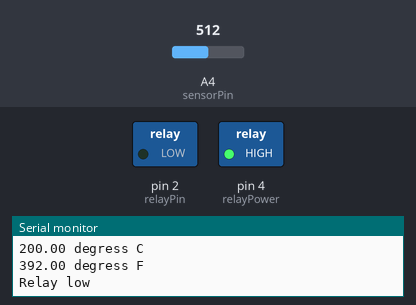
A sketch run on a simulated Arduino Uno, built with avr-gcc and run on an emulated ATmega328P. Parts: switched loads named in the sketch (green lamp = pin HIGH), the last lines printed to the serial monitor. Inputs (shaded band) come from the test bench; at power-on: A4 (sensorPin) = 512.

Above: at 5.8 s.
5.9 s: A4 (sensorPin) set to 158
11.9 s: A4 (sensorPin) set to 139
At 16.3 s:
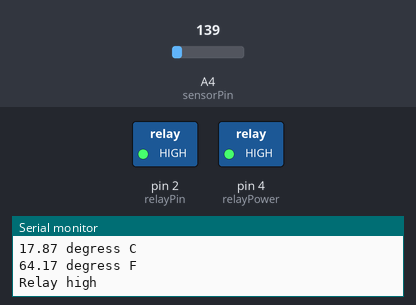
17.9 s: A4 (sensorPin) set to 306
At 21.3 s:
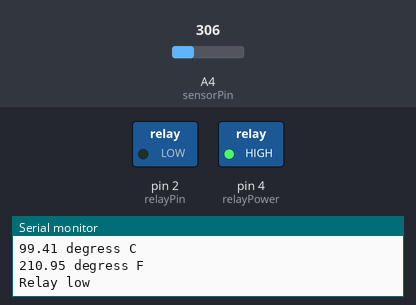
23.9 s: A4 (sensorPin) set to 122
At 26.4 s:
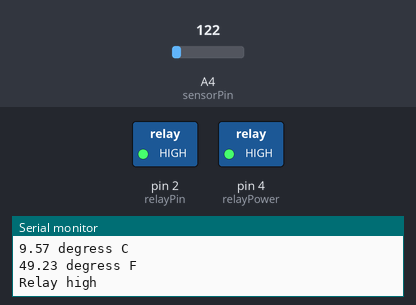
Timing chart, 0 to 27.9 s (numbered marks = the images above; inputs shaded):
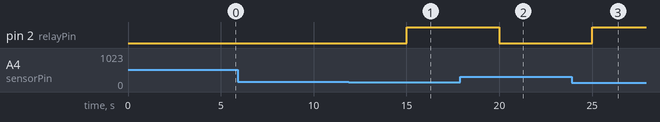

Measured:
- the behaviour switches between 146 and 145 on A4 (sensorPin) (found by bisection; images 0 and 1)
- after the input at 11.9 s, pin 2 (relayPin): LOW → HIGH after 3.1 s
- after the input at 17.9 s, pin 2 (relayPin): HIGH → LOW after 2.1 s
- after the input at 23.9 s, pin 2 (relayPin): LOW → HIGH after 1.1 s

The sketch:

RelayTempControl.ino
```cpp
//Initial sketch for temperature reading courtesy of Lady Ada.  Tutorial here:
//http://www.ladyada.net/learn/sensors/temp36.html

int sensorPin = 4;
int relayPin = 2; //pin to activate relay
int relayPower = 4; //provide 5V to relay

/*
 * setup() - this function runs once when you turn your Arduino on
 * We initialize the serial connection with the computer
 */
void setup()
{
  Serial.begin(9600);  //Start the serial connection with the computer
                       //to view the result open the serial monitor
  //Set relay to off
  pinMode(relayPin, OUTPUT);
  digitalWrite(relayPin, LOW);
  pinMode(relayPower, OUTPUT);
  digitalWrite(relayPower, HIGH);
}

void loop()                     // run over and over again
{
 //getting the voltage reading from the temperature sensor
 int reading = analogRead(sensorPin);

 // converting that reading to voltage, for 3.3v arduino use 3.3, for 5.0v arduino use 5.0
 float voltage = reading * 5.0 / 1024;

 // print out the voltage
 Serial.print(voltage); Serial.println(" volts");

 // now print out the temperature
 float temperatureC = (voltage - 0.5) * 100 ;  //converting from 10 mv per degree wit 500 mV offset
                                               //to degrees ((volatge - 500mV) times 100)
 Serial.print(temperatureC); Serial.println(" degress C");

 // now convert to Fahrenheight
 float temperatureF = (temperatureC * 9 / 5) + 32;
 Serial.print(temperatureF); Serial.println(" degress F");

 //For now, due to valtage drop when relay is switched on, trick it to think unchanged
 if (temperatureF < 70.0)
   {
    digitalWrite(relayPin, HIGH);
    Serial.println("Relay high");
   }
 if (temperatureF > 83.0)
   {
    digitalWrite(relayPin, LOW);
    Serial.println("Relay low");
   }

 delay(5000);                                     //waiting 5 seconds
}
```
